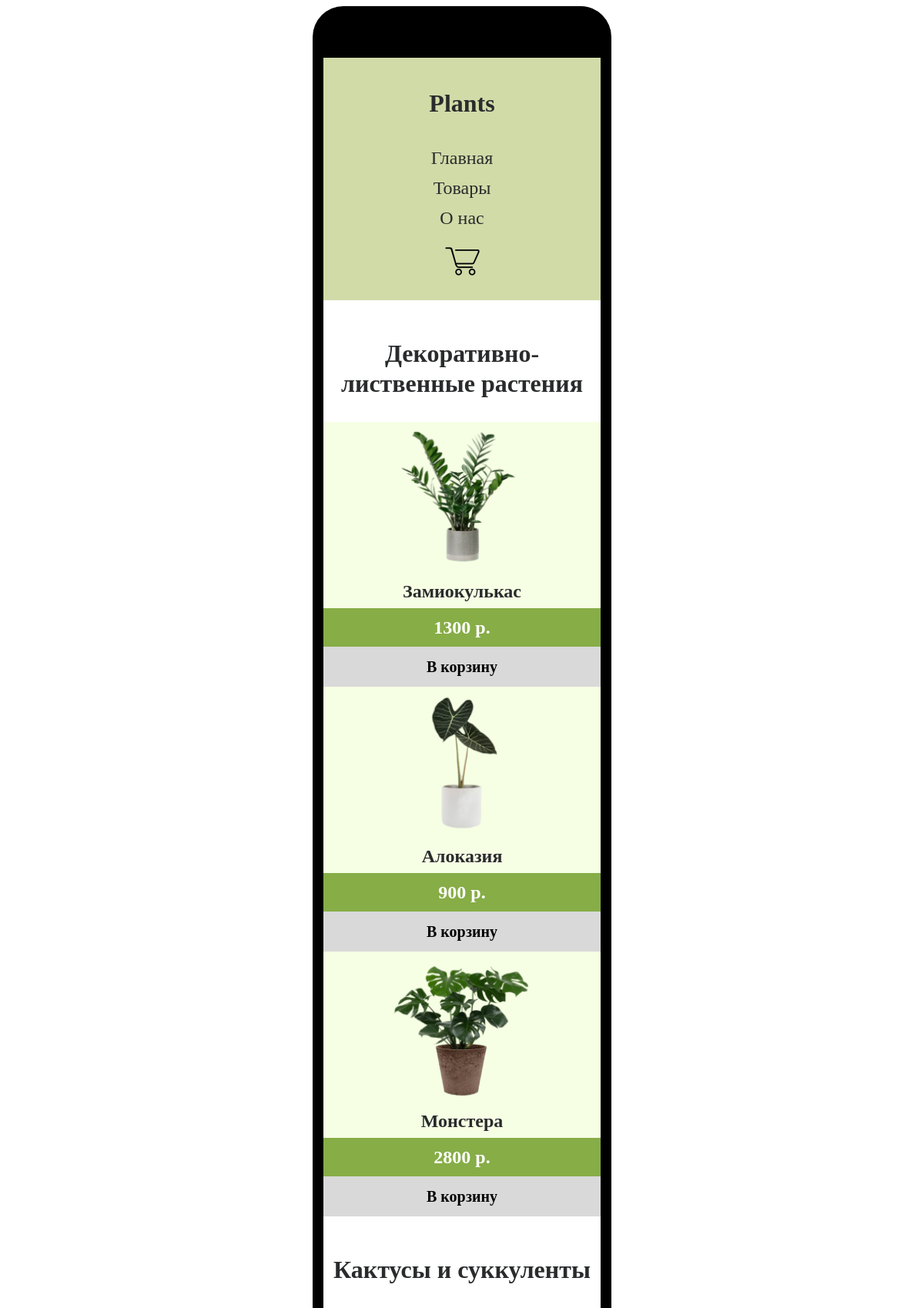
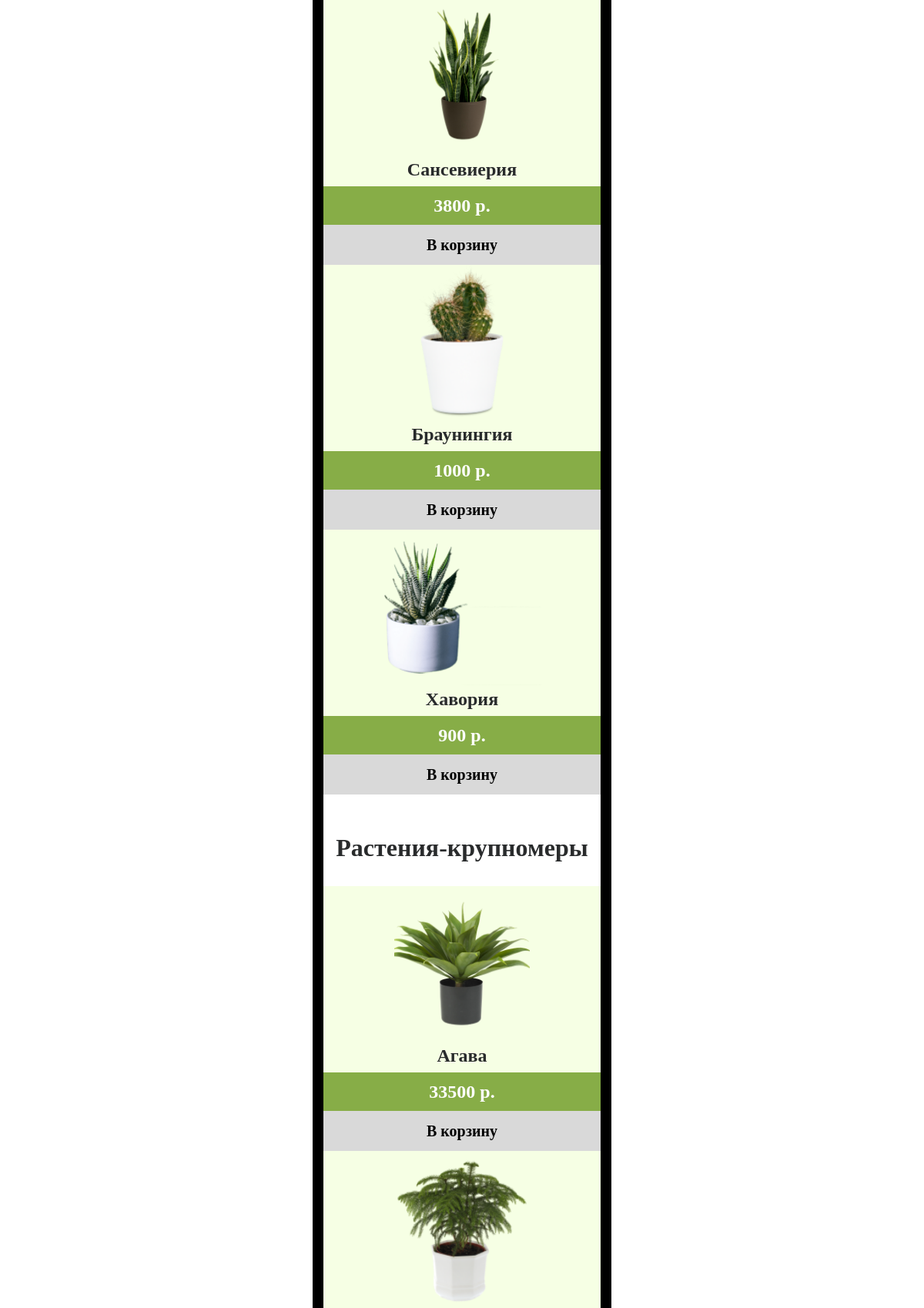
Screenshot of /products/ (upper part) with the database file from the repository (2 pictures, top to bottom).
### sednina_app/models.py (models this page shows, shortened)
class Product(models.Model):
    category = models.CharField(max_length=50)
    price = models.IntegerField()
    image = models.CharField(max_length=50)
    title = models.CharField(max_length=50)

### sednina_app/views.py (the view, shortened to what this page needs)
# urls.py: path('products/', views.products, name='products'),
def products(request):
    all_products = Product.objects.all()
    categories = ['Декоративно-лиственные растения', 'Кактусы и суккуленты', 'Растения-крупномеры']
    return render(request, 'products.html', {'all_products':all_products, 'categories':categories})

### sednina_app/templates/products.html (shortened to what this page needs)
<!DOCTYPE html>
<html lang="en">
<head>
    {% load static %}
    <link rel="stylesheet" href="{% static '/products.css' %}">
</head>
<body>
    <div class="container-top">
        <header>
            <div class="container">
                <div class="logo">
                    <h2>Plants</h2>
                </div>
                <div class="navigation">
                    <a class="navigation-item" href="{% url 'home' %}">Главная</a>
                    <a class="navigation-item" href="{% url 'products' %}">Товары</a>
                    <a class="navigation-item" href="{% url 'about' %}">О нас</a>
                    <a class="navigation-item" href="{% url 'order' %}">
                        <img src="/static/img/image 1.png" alt="image 1">
                    </a>
                </div>
            </div>
        </header>
        <section class="products">
            <div class="container">
                {% for category in categories %}
                    <div class="products-category">
                        <div class="products-category-title">{{category}}</div>
                        {% for product in all_products %}
                            {% if product.category == category %}
                                <div class="product">
                                    <img src="/static/img/products/{{product.image}}.png" alt="{{product.image}}" height="202">
                                    <h2>{{product.title}}</h2>
                                    <p>{{product.price}} р.</p>
                                    <form action="{% url 'products' %}" method="post">
                                        <input class="product-expend-order-button" type="submit" name="expend_order" value="В корзину">
                                    </form>
                                </div>
                            {% endif %}
                        {% endfor %}
                    </div>
                {% endfor %}
            </div>
        </section>
    </div>
</body>
</html>

### static/css/products.css (style rules this page uses)
body { font-family: -apple-system,system-ui,BlinkMacSystemFont,"Segoe UI",Roboto,"Helvetica Neue",Arial,sans-serif; font-size: 16px; font-weight: 400; line-height: 1.5; color: #292b2c; background-color: #fff; }
.container-top { width: 360px; min-height: 957px; max-height: 6000px; border-radius: 40px; padding: 67px 14px 62px 14px; background-color: #000000; color: #292b2c; margin: 0 auto; }
header { background-color: #D0DBA8; padding-top: 20px; padding-bottom: 10px; text-align: center; height: 285px; color: #292b2c; }
.logo { display: inline-block; padding-top: 20px; padding-bottom: 10px; }
.logo h2 { font-family: 'Montserrat'; font-style: normal; font-weight: 600; font-size: 32px; line-height: 39px; margin-top: 0; }
.navigation-item { font-family: 'Montserrat'; font-style: normal; font-weight: 500; font-size: 24px; line-height: 29px; display: block; text-decoration: none; color: #292b2c; margin-top: 0; margin-bottom: 10px; }
.navigation-item img { width: 50px; margin-right: 0; transform: translateY(10px); }
.products { background-color: #fff; padding-bottom: 50px; }
.products-category-title { font-family: 'Montserrat'; font-style: normal; font-weight: 600; font-size: 32px; line-height: 39px; padding-top: 50px; margin-bottom: 30px; text-align: center; }
.product { width: 360px; background-color: #F6FFE4; display: inline-block; text-align: center; margin-right: auto; margin-left: 0; }
.product h2 { font-family: 'Montserrat'; font-style: normal; font-weight: 600; font-size: 24px; line-height: 24px; margin: 0; margin-bottom: 10px; }
.product p { margin: 0; font-family: 'Montserrat'; font-style: normal; font-weight: 600; font-size: 24px; line-height: 50px; color: #FFFFFF; background-color: #87AD47; }
.product-expend-order-button { margin: 0; font-family: 'Montserrat'; font-style: normal; font-weight: 600; font-size: 20px; line-height: 50px; background-color: #D9D9D9; border: none; width: 100%; }

### rows the page displays
Product: shows a picture, title "Замиокулькас", price "1300"
Product: shows a picture, title "Алоказия", price "900"
Product: shows a picture, title "Монстера", price "2800"
Product: shows a picture, title "Сансевиерия", price "3800"
Product: shows a picture, title "Браунингия", price "1000"
Product: shows a picture, title "Хавория", price "900"
Product: shows a picture, title "Агава", price "33500"
Product: shows a picture

### other values shown
{{ category }} "Декоративно-лиственные растения" "Кактусы и суккуленты" "Растения-крупномеры"
